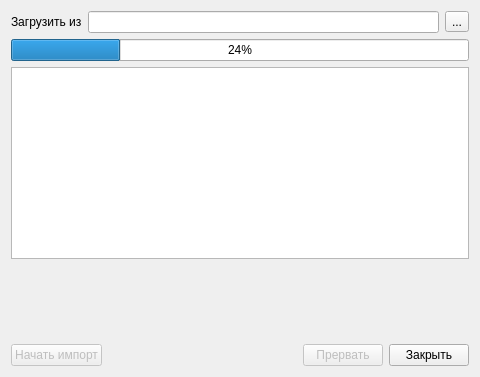
<?xml version="1.0" encoding="UTF-8"?>
<ui version="4.0">
 <class>ImportVMPCases</class>
 <widget class="QDialog" name="ImportVMPCases">
  <property name="geometry">
   <rect>
    <x>0</x>
    <y>0</y>
    <width>480</width>
    <height>377</height>
   </rect>
  </property>
  <property name="windowTitle">
   <string>Импорт талонов ВМП</string>
  </property>
  <layout class="QGridLayout">
   <item row="4" column="0">
    <widget class="QLabel" name="statusLabel">
     <property name="text">
      <string/>
     </property>
    </widget>
   </item>
   <item row="5" column="0">
    <spacer>
     <property name="orientation">
      <enum>Qt::Vertical</enum>
     </property>
     <property name="sizeHint" stdset="0">
      <size>
       <width>20</width>
       <height>40</height>
      </size>
     </property>
    </spacer>
   </item>
   <item row="1" column="0">
    <layout class="QVBoxLayout"/>
   </item>
   <item row="2" column="0">
    <widget class="CProgressBar" name="progressBar">
     <property name="value">
      <number>24</number>
     </property>
     <property name="orientation">
      <enum>Qt::Horizontal</enum>
     </property>
    </widget>
   </item>
   <item row="0" column="0">
    <layout class="QHBoxLayout">
     <property name="spacing">
      <number>6</number>
     </property>
     <property name="margin">
      <number>0</number>
     </property>
     <item>
      <widget class="QLabel" name="label">
       <property name="text">
        <string>Загрузить из</string>
       </property>
      </widget>
     </item>
     <item>
      <widget class="QLineEdit" name="edtFileName"/>
     </item>
     <item>
      <widget class="QToolButton" name="btnSelectFile">
       <property name="text">
        <string>...</string>
       </property>
      </widget>
     </item>
    </layout>
   </item>
   <item row="3" column="0">
    <widget class="QTextBrowser" name="logBrowser"/>
   </item>
   <item row="6" column="0">
    <layout class="QHBoxLayout">
     <property name="spacing">
      <number>6</number>
     </property>
     <property name="margin">
      <number>0</number>
     </property>
     <item>
      <widget class="QPushButton" name="btnImport">
       <property name="enabled">
        <bool>false</bool>
       </property>
       <property name="text">
        <string>Начать импорт</string>
       </property>
      </widget>
     </item>
     <item>
      <spacer>
       <property name="orientation">
        <enum>Qt::Horizontal</enum>
       </property>
       <property name="sizeHint" stdset="0">
        <size>
         <width>40</width>
         <height>20</height>
        </size>
       </property>
      </spacer>
     </item>
     <item>
      <widget class="QPushButton" name="btnAbort">
       <property name="enabled">
        <bool>false</bool>
       </property>
       <property name="text">
        <string>Прервать</string>
       </property>
      </widget>
     </item>
     <item>
      <widget class="QPushButton" name="btnClose">
       <property name="text">
        <string>Закрыть</string>
       </property>
      </widget>
     </item>
    </layout>
   </item>
  </layout>
 </widget>
 <customwidgets>
  <customwidget>
   <class>CProgressBar</class>
   <extends>QProgressBar</extends>
   <header>library/ProgressBar.h</header>
  </customwidget>
 </customwidgets>
 <resources/>
 <connections/>
</ui>
